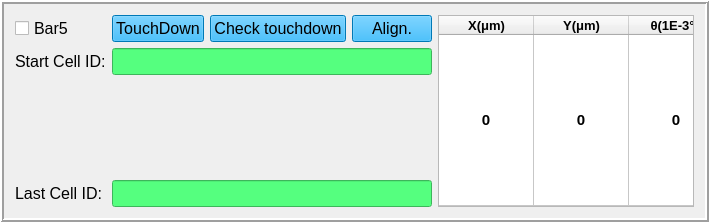
             <widget class="QFrame" name="frame_5">
              <property name="frameShape">
               <enum>QFrame::Box</enum>
              </property>
              <property name="frameShadow">
               <enum>QFrame::Raised</enum>
              </property>
              <property name="lineWidth">
               <number>2</number>
              </property>
              <layout class="QGridLayout" name="gridLayout_6">
               <item row="0" column="1">
                <widget class="QPushButton" name="btn_touch5">
                 <property name="font">
                  <font>
                   <family>Arial</family>
                   <pointsize>12</pointsize>
                   <weight>50</weight>
                   <italic>false</italic>
                   <bold>false</bold>
                  </font>
                 </property>
                 <property name="styleSheet">
                  <string notr="true">background-color: rgb(0, 170, 255);</string>
                 </property>
                 <property name="text">
                  <string>TouchDown</string>
                 </property>
                </widget>
               </item>
               <item row="0" column="2">
                <widget class="QPushButton" name="btn_go_td5">
                 <property name="font">
                  <font>
                   <family>Arial</family>
                   <pointsize>12</pointsize>
                   <weight>50</weight>
                   <italic>false</italic>
                   <bold>false</bold>
                  </font>
                 </property>
                 <property name="styleSheet">
                  <string notr="true">background-color: rgb(0, 170, 255);</string>
                 </property>
                 <property name="text">
                  <string>Check touchdown</string>
                 </property>
                </widget>
               </item>
               <item row="1" column="0">
                <widget class="QLabel" name="label_23">
                 <property name="font">
                  <font>
                   <family>Arial</family>
                   <pointsize>12</pointsize>
                   <weight>50</weight>
                   <italic>false</italic>
                   <bold>false</bold>
                  </font>
                 </property>
                 <property name="text">
                  <string>&lt;html&gt;&lt;head/&gt;&lt;body&gt;&lt;p&gt;Start Cell ID:&lt;/p&gt;&lt;/body&gt;&lt;/html&gt;</string>
                 </property>
                </widget>
               </item>
               <item row="0" column="5" rowspan="4">
                <widget class="QTableWidget" name="table_bar5">
                 <property name="styleSheet">
                  <string notr="true">font: 75 10pt &quot;Arial&quot;;</string>
                 </property>
                 <property name="lineWidth">
                  <number>5</number>
                 </property>
                 <property name="midLineWidth">
                  <number>5</number>
                 </property>
                 <property name="verticalScrollBarPolicy">
                  <enum>Qt::ScrollBarAlwaysOff</enum>
                 </property>
                 <property name="horizontalScrollBarPolicy">
                  <enum>Qt::ScrollBarAlwaysOff</enum>
                 </property>
                 <property name="autoScroll">
                  <bool>true</bool>
                 </property>
                 <property name="textElideMode">
                  <enum>Qt::ElideMiddle</enum>
                 </property>
                 <property name="sortingEnabled">
                  <bool>false</bool>
                 </property>
                 <property name="rowCount">
                  <number>1</number>
                 </property>
                 <attribute name="horizontalHeaderVisible">
                  <bool>true</bool>
                 </attribute>
                 <attribute name="horizontalHeaderCascadingSectionResizes">
                  <bool>false</bool>
                 </attribute>
                 <attribute name="horizontalHeaderDefaultSectionSize">
                  <number>95</number>
                 </attribute>
                 <attribute name="horizontalHeaderMinimumSectionSize">
                  <number>39</number>
                 </attribute>
                 <attribute name="horizontalHeaderShowSortIndicator" stdset="0">
                  <bool>false</bool>
                 </attribute>
                 <attribute name="verticalHeaderVisible">
                  <bool>false</bool>
                 </attribute>
                 <attribute name="verticalHeaderCascadingSectionResizes">
                  <bool>false</bool>
                 </attribute>
                 <attribute name="verticalHeaderDefaultSectionSize">
                  <number>20</number>
                 </attribute>
                 <attribute name="verticalHeaderHighlightSections">
                  <bool>true</bool>
                 </attribute>
                 <attribute name="verticalHeaderMinimumSectionSize">
                  <number>2</number>
                 </attribute>
                 <attribute name="verticalHeaderShowSortIndicator" stdset="0">
                  <bool>false</bool>
                 </attribute>
                 <attribute name="verticalHeaderStretchLastSection">
                  <bool>true</bool>
                 </attribute>
                 <row/>
                 <column>
                  <property name="text">
                   <string>X(μm)</string>
                  </property>
                  <property name="font">
                   <font>
                    <pointsize>10</pointsize>
                    <weight>75</weight>
                    <bold>true</bold>
                   </font>
                  </property>
                  <property name="textAlignment">
                   <set>AlignCenter</set>
                  </property>
                  <property name="background">
                   <color>
                    <red>205</red>
                    <green>247</green>
                    <blue>255</blue>
                   </color>
                  </property>
                 </column>
                 <column>
                  <property name="text">
                   <string>Y(μm)</string>
                  </property>
                  <property name="font">
                   <font>
                    <pointsize>10</pointsize>
                    <weight>75</weight>
                    <bold>true</bold>
                   </font>
                  </property>
                  <property name="textAlignment">
                   <set>AlignCenter</set>
                  </property>
                  <property name="background">
                   <color>
                    <red>205</red>
                    <green>246</green>
                    <blue>255</blue>
                   </color>
                  </property>
                 </column>
                 <column>
                  <property name="text">
                   <string>θ(1E-3° )</string>
                  </property>
                  <property name="font">
                   <font>
                    <pointsize>10</pointsize>
                    <weight>75</weight>
                    <bold>true</bold>
                   </font>
                  </property>
                  <property name="textAlignment">
                   <set>AlignCenter</set>
                  </property>
                 </column>
                 <item row="0" column="0">
                  <property name="text">
                   <string>0</string>
                  </property>
                  <property name="font">
                   <font>
                    <pointsize>11</pointsize>
                    <weight>75</weight>
                    <bold>true</bold>
                   </font>
                  </property>
                  <property name="textAlignment">
                   <set>AlignCenter</set>
                  </property>
                 </item>
                 <item row="0" column="1">
                  <property name="text">
                   <string>0</string>
                  </property>
                  <property name="font">
                   <font>
                    <pointsize>11</pointsize>
                    <weight>75</weight>
                    <bold>true</bold>
                   </font>
                  </property>
                  <property name="textAlignment">
                   <set>AlignCenter</set>
                  </property>
                 </item>
                 <item row="0" column="2">
                  <property name="text">
                   <string>0</string>
                  </property>
                  <property name="font">
                   <font>
                    <pointsize>11</pointsize>
                    <weight>75</weight>
                    <bold>true</bold>
                   </font>
                  </property>
                  <property name="textAlignment">
                   <set>AlignCenter</set>
                  </property>
                 </item>
                </widget>
               </item>
               <item row="3" column="0">
                <widget class="QLabel" name="label_24">
                 <property name="font">
                  <font>
                   <family>Arial</family>
                   <pointsize>12</pointsize>
                   <weight>50</weight>
                   <italic>false</italic>
                   <bold>false</bold>
                  </font>
                 </property>
                 <property name="text">
                  <string>&lt;html&gt;&lt;head/&gt;&lt;body&gt;&lt;p&gt;Last Cell ID:&lt;/p&gt;&lt;/body&gt;&lt;/html&gt;</string>
                 </property>
                </widget>
               </item>
               <item row="0" column="0">
                <widget class="QCheckBox" name="check_bar5">
                 <property name="font">
                  <font>
                   <family>Arial</family>
                   <pointsize>12</pointsize>
                   <weight>50</weight>
                   <italic>false</italic>
                   <bold>false</bold>
                  </font>
                 </property>
                 <property name="text">
                  <string>Bar5</string>
                 </property>
                </widget>
               </item>
               <item row="0" column="3">
                <widget class="QPushButton" name="btn_align5">
                 <property name="font">
                  <font>
                   <family>Arial</family>
                   <pointsize>12</pointsize>
                   <weight>50</weight>
                   <italic>false</italic>
                   <bold>false</bold>
                  </font>
                 </property>
                 <property name="styleSheet">
                  <string notr="true">background-color: rgb(0, 170, 255);</string>
                 </property>
                 <property name="text">
                  <string>Align.</string>
                 </property>
                </widget>
               </item>
               <item row="1" column="1" colspan="3">
                <widget class="QLineEdit" name="line_start5">
                 <property name="font">
                  <font>
                   <family>Arial</family>
                   <pointsize>12</pointsize>
                   <weight>50</weight>
                   <italic>false</italic>
                   <bold>false</bold>
                  </font>
                 </property>
                 <property name="styleSheet">
                  <string notr="true">background-color: rgb(85, 255, 127);</string>
                 </property>
                </widget>
               </item>
               <item row="3" column="1" colspan="3">
                <widget class="QLineEdit" name="line_end5">
                 <property name="font">
                  <font>
                   <family>Arial</family>
                   <pointsize>12</pointsize>
                   <weight>50</weight>
                   <italic>false</italic>
                   <bold>false</bold>
                  </font>
                 </property>
                 <property name="styleSheet">
                  <string notr="true">background-color: rgb(85, 255, 127);</string>
                 </property>
                </widget>
               </item>
              </layout>
             </widget>
